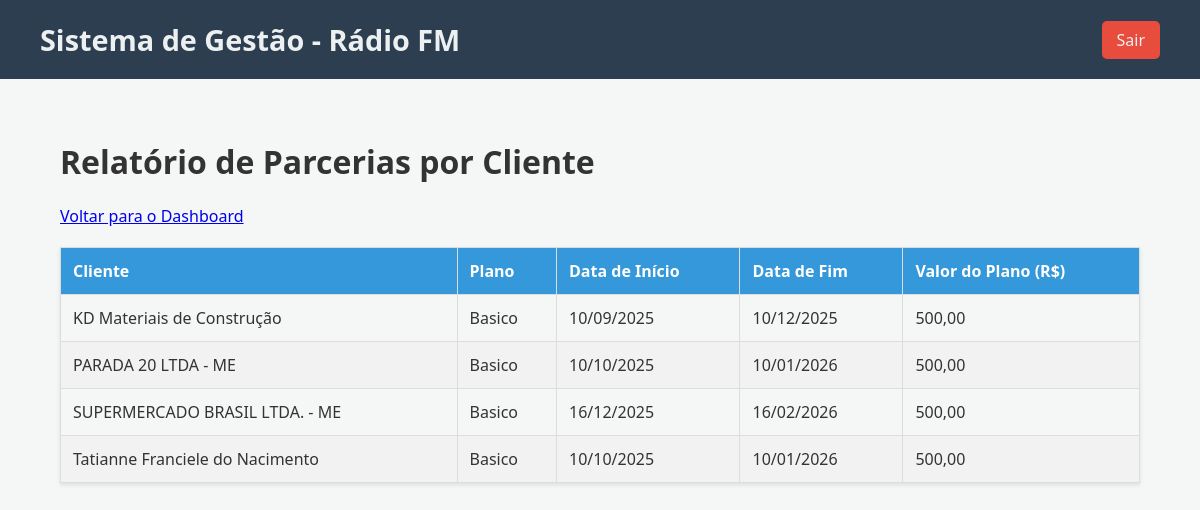
The app's page /controle/relatorio_parcerias_cliente.php (signed in) with its own data.
### tables this page shows
CREATE TABLE `contratos` (
  `id` int(11) NOT NULL,
  `identificacao` varchar(255) DEFAULT NULL,
  `cliente_id` int(11) NOT NULL,
  `plano_id` int(11) NOT NULL,
  `valor` decimal(10,2) NOT NULL,
  `data_inicio` date NOT NULL,
  `data_fim` date NOT NULL
);

CREATE TABLE `clientes` (
  `id` int(11) NOT NULL,
  `empresa` varchar(100) NOT NULL,
  `cnpj_cpf` varchar(20) NOT NULL,
  `email` varchar(100) NOT NULL,
  `telefone` varchar(20) DEFAULT NULL,
  `endereco` varchar(200) DEFAULT NULL,
  `credito_permuta` decimal(10,2) DEFAULT 0.00,
  `saldo_permuta` decimal(10,2) NOT NULL DEFAULT 0.00,
  `data_cadastro` datetime NOT NULL,
  `ativo` tinyint(1) DEFAULT 1
);

CREATE TABLE `planos` (
  `id` int(11) NOT NULL,
  `nome` varchar(100) NOT NULL,
  `descricao` text DEFAULT NULL,
  `preco` decimal(10,2) NOT NULL,
  `insercoes_mes` int(11) NOT NULL
);

### controle/relatorio_parcerias_cliente.php (the view, shortened to what this page needs)
<?php
$page_title = "Relatório de Parcerias por Cliente";
require_once 'templates/header.php';
$sql = "
    SELECT
        c.empresa AS cliente,
        p.nome AS plano,
        ct.data_inicio,
        ct.data_fim,
        p.preco AS valor_plano
    FROM
        clientes c
    JOIN
        contratos ct ON c.id = ct.cliente_id
    JOIN
        planos p ON ct.plano_id = p.id
    ORDER BY
        c.empresa, ct.data_inicio DESC
";
$result = $conn->query($sql);
?>
<h1><?php echo $page_title; ?></h1>
<a href="dashboard.php">Voltar para o Dashboard</a>
<table>
    <thead>
        <tr>
            <th>Cliente</th>
            <th>Plano</th>
            <th>Data de Início</th>
            <th>Data de Fim</th>
            <th>Valor do Plano (R$)</th>
        </tr>
    </thead>
    <tbody>
        <?php if ($result->num_rows > 0): ?>
            <?php while($row = $result->fetch_assoc()): ?>
                <tr>
                    <td><?php echo htmlspecialchars($row['cliente']); ?></td>
                    <td><?php echo htmlspecialchars($row['plano']); ?></td>
                    <td><?php echo date("d/m/Y", strtotime($row['data_inicio'])); ?></td>
                    <td><?php echo date("d/m/Y", strtotime($row['data_fim'])); ?></td>
                    <td><?php echo number_format($row['valor_plano'], 2, ',', '.'); ?></td>
                </tr>
            <?php endwhile; ?>
        <?php else: ?>
            <tr>
                <td colspan="5">Nenhuma parceria encontrada.</td>
            </tr>
        <?php endif; ?>
    </tbody>
</table>
<?php
require_once 'templates/footer.php';
?>

### controle/assets/style.css (style rules this page uses)
body { font-family: 'Segoe UI', Tahoma, Geneva, Verdana, sans-serif; background-color: #f4f7f6; margin: 0; padding: 0; color: #333; }
table { width: 100%; border-collapse: collapse; margin-top: 20px; box-shadow: 0 2px 4px rgba(0,0,0,0.1); }
th, td { border: 1px solid #ddd; padding: 12px; text-align: left; }
th { background-color: #3498db; color: white; }
tbody tr:nth-child(even) { background-color: #f2f2f2; }

### records on screen
contratos: cliente.empresa "KD Materiais de Construção", plano.nome "Basico", data_inicio "10/09/2025", data_fim "10/12/2025", plano.preco "500,00"
contratos: cliente.empresa "PARADA 20 LTDA - ME", plano.nome "Basico", data_inicio "10/10/2025", data_fim "10/01/2026", plano.preco "500,00"
contratos: cliente.empresa "SUPERMERCADO BRASIL LTDA. - ME", plano.nome "Basico", data_inicio "16/12/2025", data_fim "16/02/2026", plano.preco "500,00"
contratos: cliente.empresa "Tatianne Franciele do Nacimento", plano.nome "Basico", data_inicio "10/10/2025", data_fim "10/01/2026", plano.preco "500,00"

### other values on screen
$page_title "Relatório de Parcerias por Cliente"
